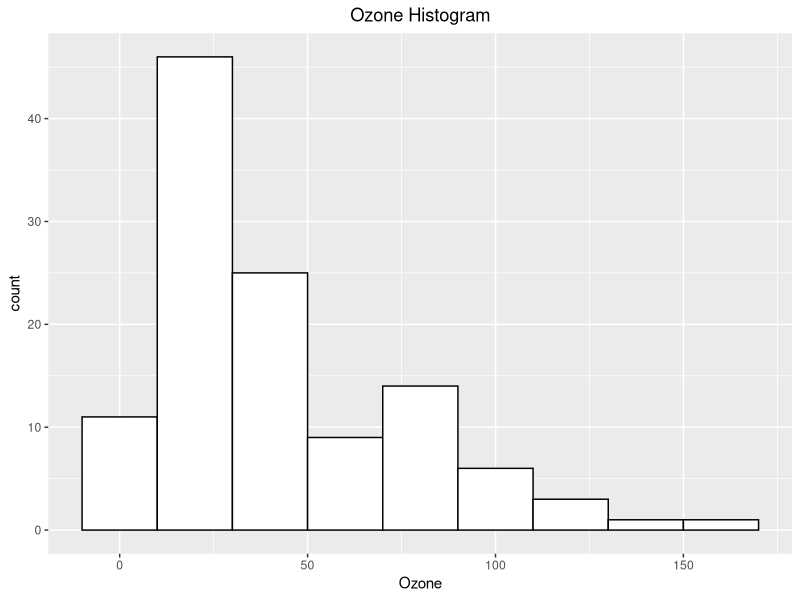
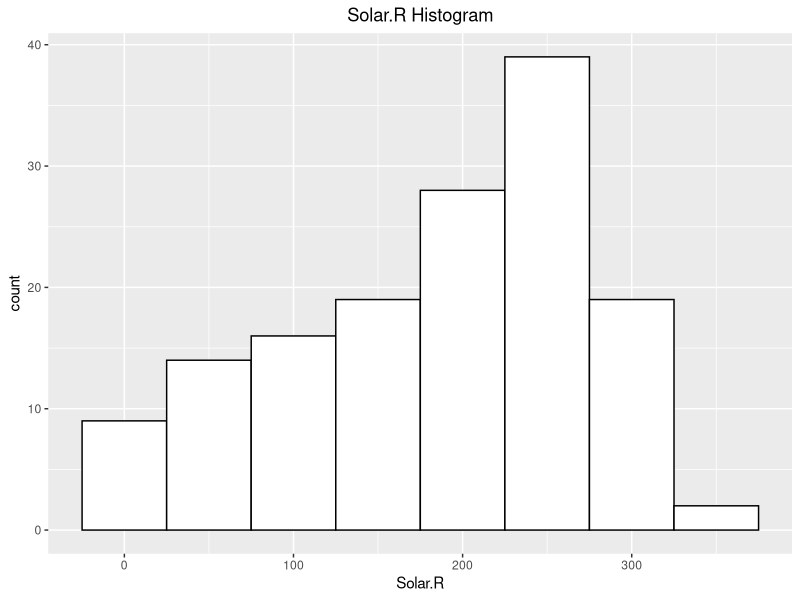
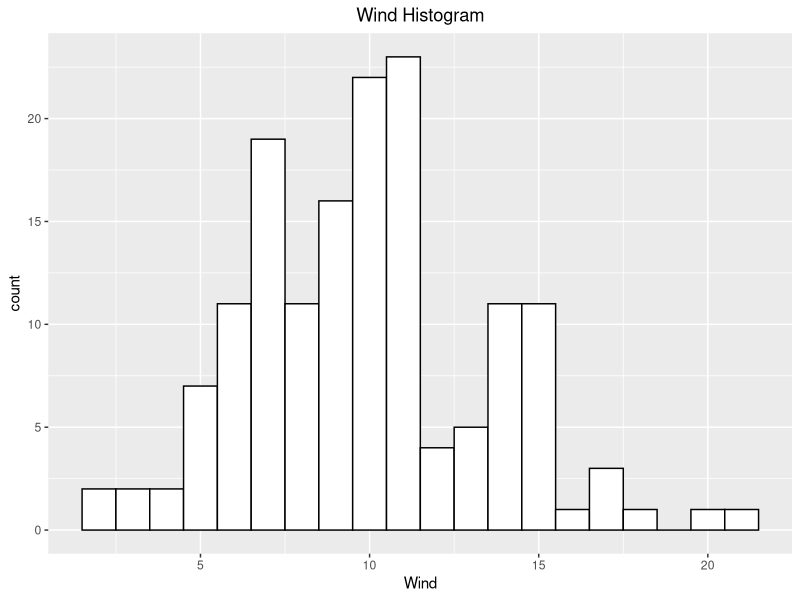
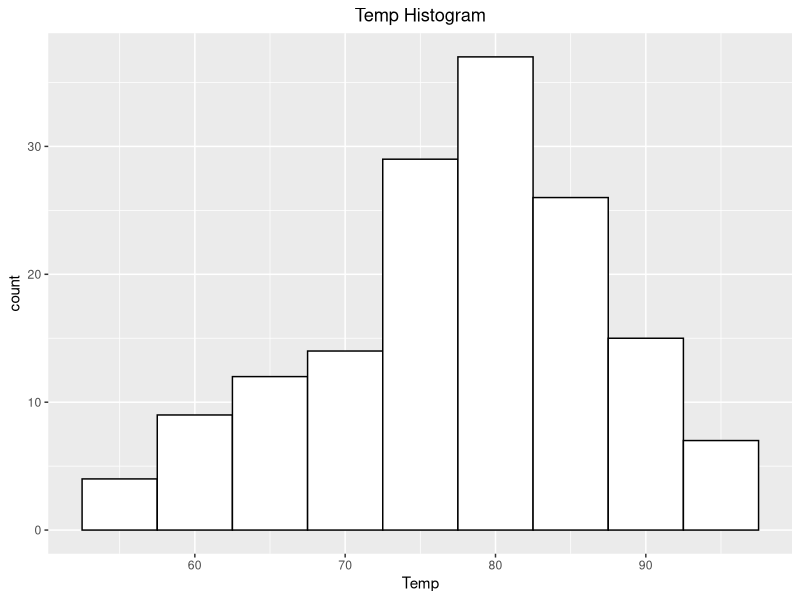
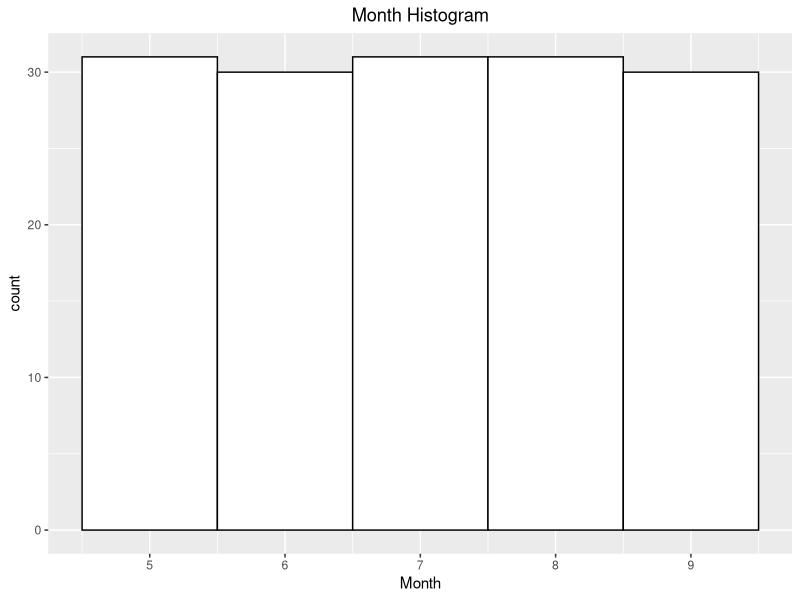
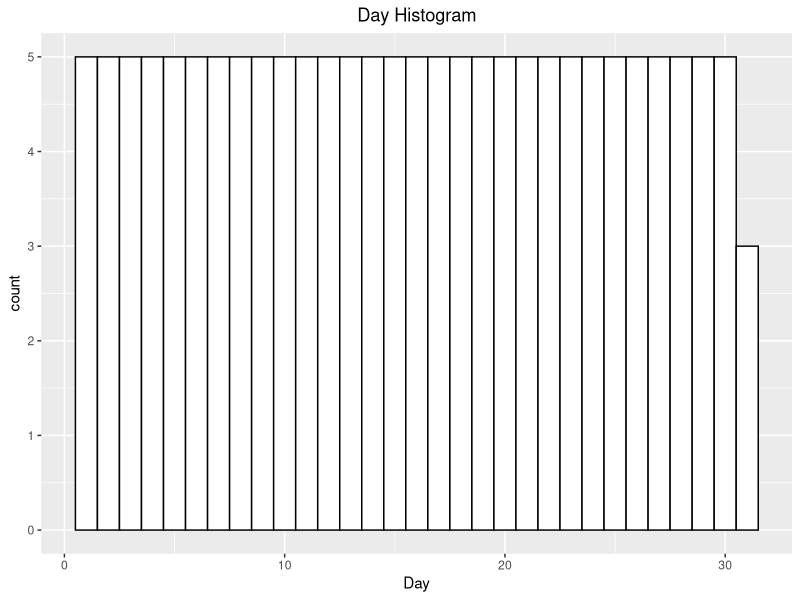
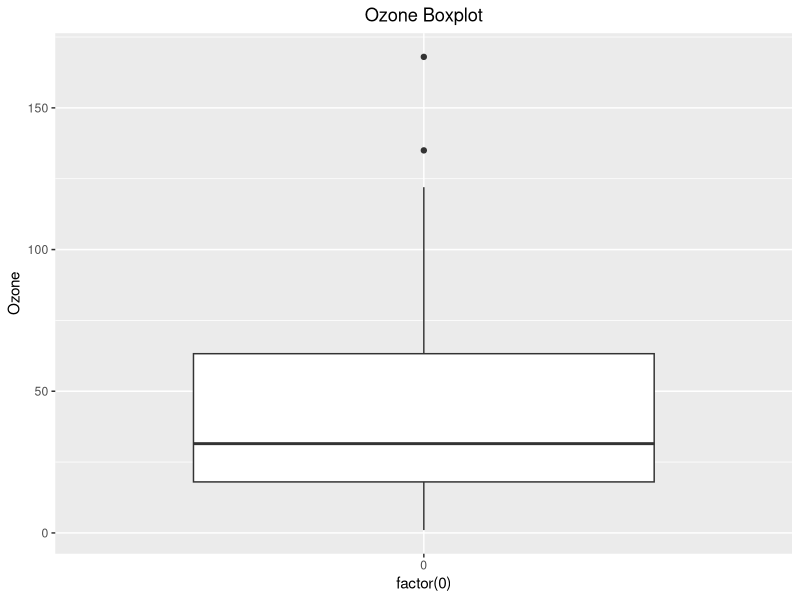
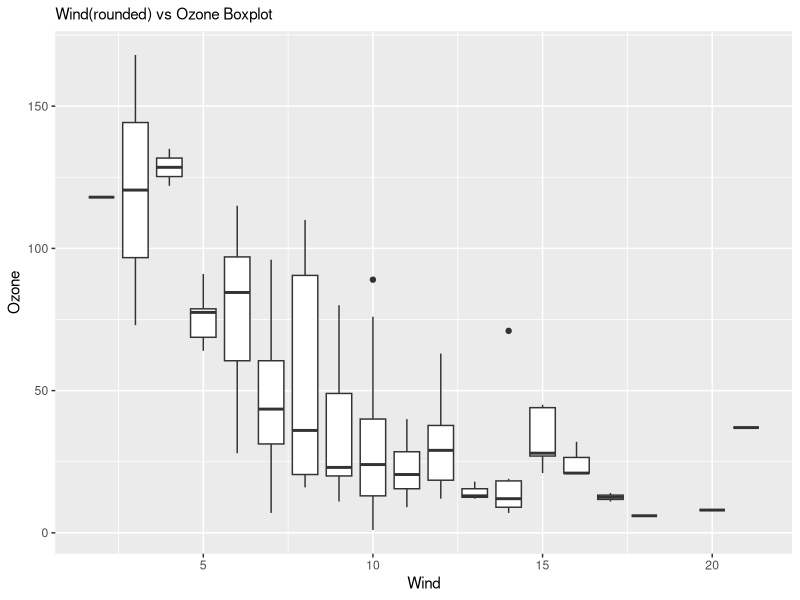

Write R code to recreate these figures, in order.
## ---- chunk 1
knitr::opts_chunk$set(echo = TRUE)
## ---- chunk 2
Mydf <- airquality
## ---- chunk 3
colSums(is.na(Mydf))
str(Mydf)
## ---- chunk 4
library(ggplot2)
## ---- chunk 5
ggplot(Mydf, aes(x=Ozone)) + 
  geom_histogram(binwidth =20,color="black",fill="white", na.rm = TRUE) +
  ggtitle("Ozone Histogram") + theme(plot.title = element_text(hjust = 0.5))
## ---- chunk 6
ggplot(Mydf, aes(x=Solar.R)) + 
  geom_histogram(binwidth =50,color="black",fill="white", na.rm = TRUE) +
  ggtitle("Solar.R Histogram") + theme(plot.title = element_text(hjust = 0.5))
## ---- chunk 7
ggplot(Mydf, aes(x=Wind)) + 
  geom_histogram(binwidth =1, color="black",fill="white", na.rm = TRUE) +
  ggtitle("Wind Histogram") + theme(plot.title = element_text(hjust = 0.5))

## ---- chunk 8
ggplot(Mydf, aes(x=Temp)) + 
  geom_histogram(binwidth=5, color="black",fill="white", na.rm = TRUE) +
  ggtitle("Temp Histogram") + theme(plot.title = element_text(hjust = 0.5))
## ---- chunk 9
ggplot(Mydf, aes(x=Month)) + 
  geom_histogram(bins=5, color="black",fill="white", na.rm = TRUE) +
  ggtitle("Month Histogram") + theme(plot.title = element_text(hjust = 0.5))
## ---- chunk 10
ggplot(Mydf, aes(x=Day)) + 
  geom_histogram(bins=31,color="black",fill="white", na.rm = TRUE) +
  ggtitle("Day Histogram") + theme(plot.title = element_text(hjust = 0.5))
## ---- chunk 11
ggplot(Mydf, aes(x=factor(0), y=Ozone)) +geom_boxplot(na.rm = TRUE) +
  ggtitle("Ozone Boxplot") + theme(plot.title = element_text(hjust = 0.5))
## ---- chunk 12
Mydf$Wind_new <- round(Mydf$Wind)
ggplot(Mydf, aes(x=Wind_new, y=Ozone, group=Wind_new)) + geom_boxplot(na.rm = TRUE) + 
  labs(subtitle = "Wind(rounded) vs Ozone Boxplot") + xlab("Wind")
## ---- chunk 13
Mydf$Date <- as.Date(with(Mydf,paste("1973",Month,Day,sep='-')), "%Y-%m-%d")
## ---- chunk 14
ggplot(Mydf, aes(x=Date, y=Ozone, group=1)) + 
  geom_line(color="red", na.rm = TRUE) 
## ---- chunk 15
ggplot(Mydf, aes(x=Date, y=Temp, group=1)) + 
  geom_line(color="blue", na.rm = TRUE) 
## ---- chunk 16
ggplot(Mydf, aes(x=Date, y=Wind, group=1)) + 
  geom_line(color="green", na.rm = TRUE)
## ---- chunk 17
ggplot(Mydf, aes(x=Date, y=Solar.R, group=1)) + 
  geom_line(color="black", na.rm = TRUE)
## ---- chunk 18
ggplot(Mydf, aes(x=Date, group=1)) +
  geom_line(aes(y=Ozone, color="Ozone"), na.rm = TRUE) +
  geom_line(aes(y=Temp, color="Temp"), na.rm = TRUE) +
  geom_line(aes(y=Wind, color="Wind"), na.rm = TRUE) +
  geom_line(aes(y=Solar.R,color="Solar.R"), na.rm = TRUE) +
  scale_color_discrete(name="Lines") +
  ggtitle("Ozone, Temp, Wind and Solar.R vs Date Line Chart") +
  theme(plot.title=element_text(hjust=0.5)) +
  ylab("Values")
## ---- chunk 19
library(reshape2)
mydf.m<- melt( Mydf, id.vars=c("Date"), names(Mydf)[1:4] )
mydf.m$scaled<- scale(mydf.m$value)
ggplot( data=mydf.m, aes(Date, variable)) + 
  geom_tile(aes(fill = scaled), na.rm = TRUE) + 
  scale_fill_gradient(low = "white", high = "steelblue")
## ---- chunk 20
ggplot(Mydf,aes(x=Wind, y=Temp)) + 
  geom_point(aes(color=Solar.R, size=Ozone), na.rm = TRUE) +
  ggtitle("Scatter Plot for Wind, Temp, Ozone and Solar.R") +
  theme(plot.title=element_text(hjust=0.5))
